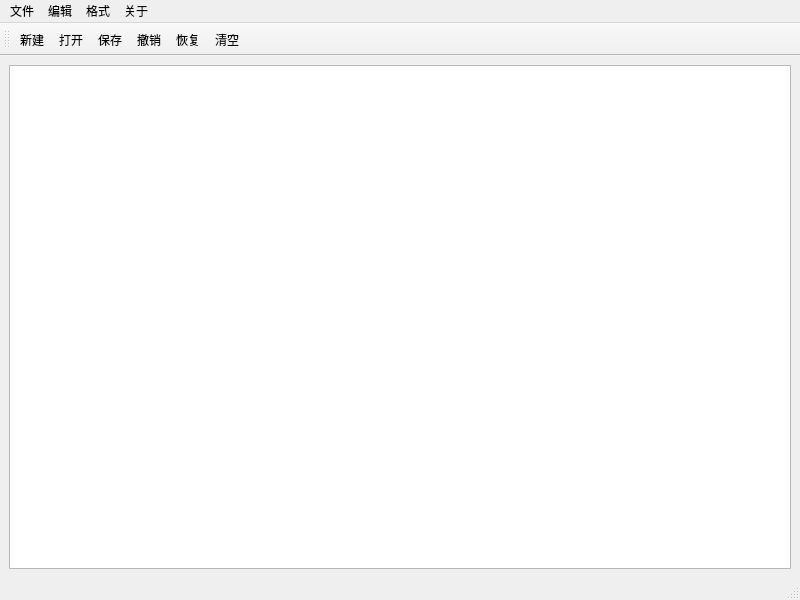
<?xml version="1.0" encoding="UTF-8"?>
<ui version="4.0">
 <class>MainWindow</class>
 <widget class="QMainWindow" name="MainWindow">
  <property name="geometry">
   <rect>
    <x>0</x>
    <y>0</y>
    <width>800</width>
    <height>600</height>
   </rect>
  </property>
  <property name="windowTitle">
   <string>VNotePad</string>
  </property>
  <widget class="QWidget" name="centralwidget">
   <layout class="QVBoxLayout" name="verticalLayout">
    <item>
     <widget class="TextEdit" name="TextEdit">
      <property name="sizePolicy">
       <sizepolicy hsizetype="Expanding" vsizetype="Expanding">
        <horstretch>0</horstretch>
        <verstretch>0</verstretch>
       </sizepolicy>
      </property>
     </widget>
    </item>
   </layout>
  </widget>
  <widget class="QMenuBar" name="menubar">
   <property name="geometry">
    <rect>
     <x>0</x>
     <y>0</y>
     <width>800</width>
     <height>22</height>
    </rect>
   </property>
   <widget class="QMenu" name="menu">
    <property name="title">
     <string>文件</string>
    </property>
    <addaction name="actionNew"/>
    <addaction name="actionOpen"/>
    <addaction name="action"/>
    <addaction name="action_3"/>
    <addaction name="separator"/>
    <addaction name="action_5"/>
    <addaction name="action_6"/>
    <addaction name="action_PDF"/>
    <addaction name="separator"/>
    <addaction name="action_8"/>
   </widget>
   <widget class="QMenu" name="menu_2">
    <property name="title">
     <string>编辑</string>
    </property>
    <addaction name="action_16"/>
    <addaction name="action_14"/>
    <addaction name="separator"/>
    <addaction name="action_9"/>
    <addaction name="action_10"/>
    <addaction name="action_15"/>
    <addaction name="action_2"/>
   </widget>
   <widget class="QMenu" name="menu_4">
    <property name="title">
     <string>格式</string>
    </property>
    <addaction name="action_17"/>
    <addaction name="action_18"/>
    <addaction name="action_19"/>
    <addaction name="separator"/>
    <addaction name="action_21"/>
    <addaction name="action_22"/>
    <addaction name="action_23"/>
    <addaction name="separator"/>
    <addaction name="action_25"/>
    <addaction name="action_26"/>
   </widget>
   <widget class="QMenu" name="menu_5">
    <property name="title">
     <string>关于</string>
    </property>
    <addaction name="action_27"/>
   </widget>
   <addaction name="menu"/>
   <addaction name="menu_2"/>
   <addaction name="menu_4"/>
   <addaction name="menu_5"/>
  </widget>
  <widget class="QStatusBar" name="statusbar"/>
  <widget class="QToolBar" name="toolBar">
   <property name="sizePolicy">
    <sizepolicy hsizetype="Preferred" vsizetype="Fixed">
     <horstretch>0</horstretch>
     <verstretch>0</verstretch>
    </sizepolicy>
   </property>
   <property name="windowTitle">
    <string>toolBar</string>
   </property>
   <property name="allowedAreas">
    <set>Qt::LeftToolBarArea|Qt::TopToolBarArea</set>
   </property>
   <attribute name="toolBarArea">
    <enum>TopToolBarArea</enum>
   </attribute>
   <attribute name="toolBarBreak">
    <bool>false</bool>
   </attribute>
   <addaction name="actionNew"/>
   <addaction name="actionOpen"/>
   <addaction name="action_3"/>
   <addaction name="action_16"/>
   <addaction name="action_14"/>
   <addaction name="action_2"/>
  </widget>
  <action name="actionNew">
   <property name="icon">
    <iconset resource="../image.qrc">
     <normaloff>:/app/img/app/new.svg</normaloff>:/app/img/app/new.svg</iconset>
   </property>
   <property name="text">
    <string>新建</string>
   </property>
   <property name="shortcut">
    <string>Ctrl+N</string>
   </property>
  </action>
  <action name="actionOpen">
   <property name="icon">
    <iconset resource="../image.qrc">
     <normaloff>:/app/img/app/open.svg</normaloff>:/app/img/app/open.svg</iconset>
   </property>
   <property name="text">
    <string>打开</string>
   </property>
   <property name="shortcut">
    <string>Ctrl+O</string>
   </property>
  </action>
  <action name="action_3">
   <property name="icon">
    <iconset resource="../image.qrc">
     <normaloff>:/app/img/app/save.svg</normaloff>:/app/img/app/save.svg</iconset>
   </property>
   <property name="text">
    <string>保存</string>
   </property>
   <property name="shortcut">
    <string>Ctrl+S</string>
   </property>
  </action>
  <action name="action_5">
   <property name="icon">
    <iconset resource="../image.qrc">
     <normaloff>:/app/img/app/print.svg</normaloff>:/app/img/app/print.svg</iconset>
   </property>
   <property name="text">
    <string>打印</string>
   </property>
   <property name="shortcut">
    <string>Ctrl+P</string>
   </property>
  </action>
  <action name="action_6">
   <property name="icon">
    <iconset resource="../image.qrc">
     <normaloff>:/app/img/app/preview.svg</normaloff>:/app/img/app/preview.svg</iconset>
   </property>
   <property name="text">
    <string>打印预览</string>
   </property>
   <property name="shortcut">
    <string>Ctrl+Shift+P</string>
   </property>
  </action>
  <action name="action_PDF">
   <property name="icon">
    <iconset resource="../image.qrc">
     <normaloff>:/app/img/app/pdf.svg</normaloff>:/app/img/app/pdf.svg</iconset>
   </property>
   <property name="text">
    <string>导出PDF</string>
   </property>
   <property name="shortcut">
    <string>Ctrl+E</string>
   </property>
  </action>
  <action name="action_8">
   <property name="icon">
    <iconset resource="../image.qrc">
     <normaloff>:/app/img/app/exit.svg</normaloff>:/app/img/app/exit.svg</iconset>
   </property>
   <property name="text">
    <string>退出</string>
   </property>
   <property name="shortcut">
    <string>Ctrl+Q</string>
   </property>
  </action>
  <action name="action_9">
   <property name="icon">
    <iconset resource="../image.qrc">
     <normaloff>:/app/img/app/cut.svg</normaloff>:/app/img/app/cut.svg</iconset>
   </property>
   <property name="text">
    <string>剪切</string>
   </property>
   <property name="shortcut">
    <string>Ctrl+X</string>
   </property>
  </action>
  <action name="action_10">
   <property name="icon">
    <iconset resource="../image.qrc">
     <normaloff>:/app/img/app/copy.svg</normaloff>:/app/img/app/copy.svg</iconset>
   </property>
   <property name="text">
    <string>复制</string>
   </property>
   <property name="shortcut">
    <string>Ctrl+C</string>
   </property>
  </action>
  <action name="action_11">
   <property name="text">
    <string>恢复</string>
   </property>
  </action>
  <action name="action_14">
   <property name="icon">
    <iconset resource="../image.qrc">
     <normaloff>:/app/img/app/redo.svg</normaloff>:/app/img/app/redo.svg</iconset>
   </property>
   <property name="text">
    <string>恢复</string>
   </property>
   <property name="shortcut">
    <string>Ctrl+Y</string>
   </property>
  </action>
  <action name="action_15">
   <property name="icon">
    <iconset resource="../image.qrc">
     <normaloff>:/app/img/app/paste.svg</normaloff>:/app/img/app/paste.svg</iconset>
   </property>
   <property name="text">
    <string>粘贴</string>
   </property>
   <property name="shortcut">
    <string>Ctrl+V</string>
   </property>
  </action>
  <action name="action_16">
   <property name="icon">
    <iconset resource="../image.qrc">
     <normaloff>:/app/img/app/undo.svg</normaloff>:/app/img/app/undo.svg</iconset>
   </property>
   <property name="text">
    <string>撤销</string>
   </property>
   <property name="shortcut">
    <string>Ctrl+Z</string>
   </property>
  </action>
  <action name="action_17">
   <property name="text">
    <string>粗体</string>
   </property>
  </action>
  <action name="action_18">
   <property name="text">
    <string>斜体</string>
   </property>
  </action>
  <action name="action_19">
   <property name="text">
    <string>下划线</string>
   </property>
  </action>
  <action name="action_21">
   <property name="text">
    <string>左对齐</string>
   </property>
  </action>
  <action name="action_22">
   <property name="text">
    <string>右对齐</string>
   </property>
  </action>
  <action name="action_23">
   <property name="text">
    <string>居中对齐</string>
   </property>
  </action>
  <action name="action_25">
   <property name="text">
    <string>字体</string>
   </property>
  </action>
  <action name="action_26">
   <property name="text">
    <string>颜色</string>
   </property>
  </action>
  <action name="action_27">
   <property name="icon">
    <iconset resource="../image.qrc">
     <normaloff>:/app/img/app/about.svg</normaloff>:/app/img/app/about.svg</iconset>
   </property>
   <property name="text">
    <string>关于应用</string>
   </property>
  </action>
  <action name="action">
   <property name="icon">
    <iconset resource="../image.qrc">
     <normaloff>:/app/img/app/folder.svg</normaloff>:/app/img/app/folder.svg</iconset>
   </property>
   <property name="text">
    <string>添加文件夹</string>
   </property>
  </action>
  <action name="action_2">
   <property name="icon">
    <iconset resource="../image.qrc">
     <normaloff>:/app/img/app/quit.svg</normaloff>:/app/img/app/quit.svg</iconset>
   </property>
   <property name="text">
    <string>清空</string>
   </property>
  </action>
 </widget>
 <customwidgets>
  <customwidget>
   <class>TextEdit</class>
   <extends>QTextEdit</extends>
   <header>qfluentwidgets</header>
  </customwidget>
 </customwidgets>
 <resources>
  <include location="../image.qrc"/>
 </resources>
 <connections/>
</ui>
